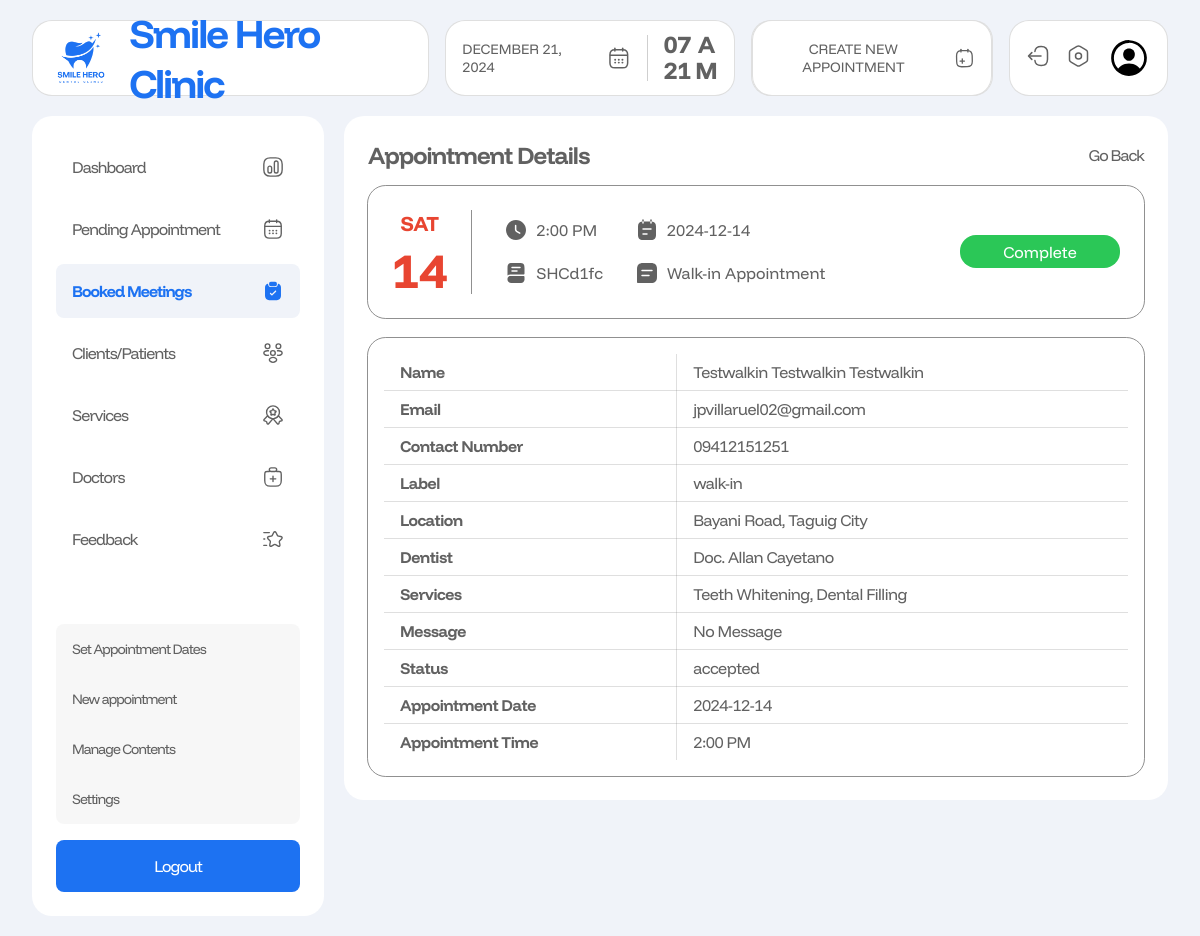
Before: /admin/appointment-details.php?aptId=SHCd1fc (signed in) with the older database file.
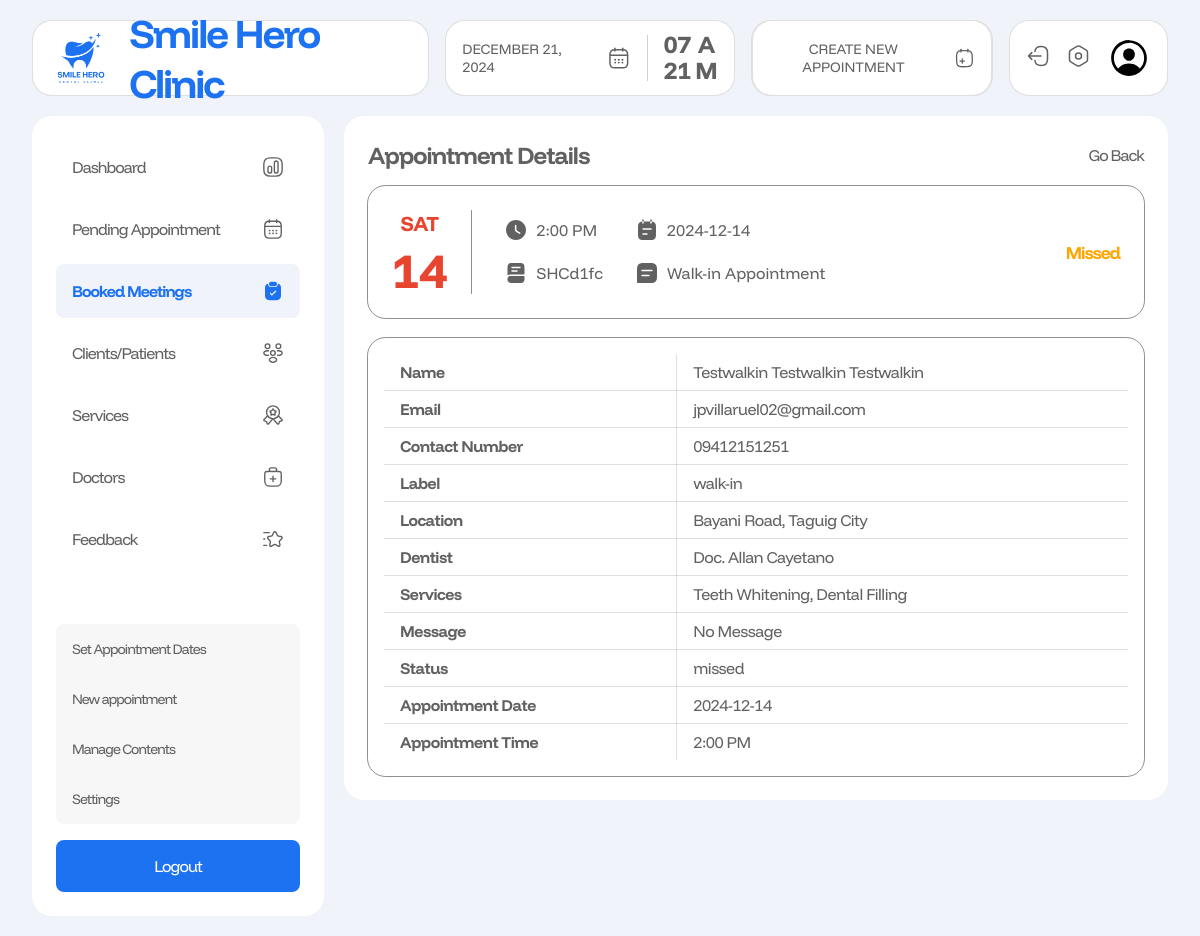
After: the same page with the newer database file.
### tables this page shows
CREATE TABLE `appointments` (
  `user_id` varchar(100) NOT NULL,
  `doctor_id` varchar(100) DEFAULT NULL,
  `appointment_id` varchar(20) NOT NULL,
  `label` varchar(100) NOT NULL,
  `name` varchar(255) NOT NULL,
  `email` varchar(255) NOT NULL,
  `contact` varchar(30) NOT NULL,
  `message` text NOT NULL,
  `date` varchar(30) NOT NULL,
  `time` varchar(30) NOT NULL,
  `service` varchar(100) NOT NULL,
  `location` varchar(100) NOT NULL,
  `status` varchar(50) NOT NULL,
  `created_at` datetime NOT NULL
);

### admin/appointment-details.php (the view, shortened to what the changed rows need)
<?php
require_once '../includes/dbh.inc.php';
$aptId = $_GET['aptId'];
$query = "SELECT * FROM appointments WHERE appointment_id = ?";
$stmt = $conn->prepare($query);
$stmt->bind_param("s", $aptId);
$stmt->execute();
$aptDetailesResult = $stmt->get_result();
?>
<!DOCTYPE html>
<html lang="en">
  <head>
    <link rel="stylesheet" href="../src/dist/styles.css" />
    <link rel="stylesheet" href="https://cdn.jsdelivr.net/npm/flatpickr/dist/flatpickr.min.css">
  </head>
  <body class="admin__page">
    <main class="admin__main">
      <?php include("includes/nav.php"); ?>
      <section class="admin__content">
        <?php if($aptResult =  $aptDetailesResult->fetch_assoc()){ ?>
        <div class="appointment-details-cont">
          <header>
            <div class="header-and-btn">
              <h1>Appointment Details</h1>
              <a href="booked.php">Go Back</a>
            </div>
            <div class="overview-details">
              <div class="details">
                <div class="date">
                  <p class="day" id="weekday">
                  </p>
                  <p class="apt-date" id="date">
                  </p>
                </div>
                <div class="time-apt-id">
                  <p class="time">
                    <img src="../assets/admin_assets/icons/clock.svg" alt="">
                    <?php echo $aptResult['time']; ?>
                  </p>
                  <p class="apt-id">
                    <img src="../assets/admin_assets/icons/book.svg" alt="">
                    <?php echo $aptResult['appointment_id']; ?>
                  </p>
                </div>
                <div class="service-message">
                  <p class="service">
                    <img src="../assets/admin_assets/icons/note-text.svg" alt="">
                    <?php echo $aptResult['date']; ?>
                  </p>
                  <p class="message">
                    <img src="../assets/admin_assets/icons/message-text.svg" alt="">
                    <?php echo $aptResult['label'] != "walk-in" ? "Online Appointment" : "Walk-in Appointment" ?>
                  </p>
                </div>
              </div>
              <div class="actions">
                <?php if($aptResult['status'] === "completed"){ ?>
                  <p class="complete-text">Completed ✓</p>
                <?php } elseif($aptResult['status'] === "canceled"){ ?>
                  <p class="complete-text" style="color: red;">Canceled</p>
                <?php } elseif($aptResult['status'] === "missed"){ ?>
                  <p class="complete-text" style="color: orange;">Missed</p>
                <?php }else{ ?>
                  <div class="btn-container">
                     <form action="includes/complete_apt.php" method="post">
                        <button type="submit" class="complete-btn" id="completeBtn" name="completeBtn" value="complete">Complete</button>
                      </form>
                  </div>
                <?php } ?>
              </div>
            </div>
          </header>
          <div class="table-cont">
            <table>
              <tbody>
                <tr>
                  <td>Name</td>
                  <td><?php echo $aptResult['name']; ?></td>
                </tr>
                <tr>
                  <td>Email</td>
                  <td> <?php echo $aptResult['email']; ?></td>
                </tr>
                <tr>
                  <td>Contact Number</td>
                  <td> <?php echo $aptResult['contact']; ?></td>
                </tr>
                <tr>
                  <td>Label</td>
                  <td> <?php echo $aptResult['label']; ?></td>
                </tr>
                <tr>
                  <td>Location</td>
                  <td>Bayani Road, Taguig City</td>
                </tr>
                <?php
                $doctorName = $aptResult['doctor_id'] ?? null;
                if ($doctorName) {
                    $doctor_query = "SELECT * FROM doctors WHERE doctor_id = ?";
                    $stmt = $conn->prepare($doctor_query);
                    $stmt->bind_param("s", $doctorName);
                    $stmt->execute();
                    $resultDoctorName = $stmt->get_result();
                    $rowDoctors = $resultDoctorName->fetch_assoc();
                    $rowDoctors ?  $doctorFullName = "Doc. " . htmlspecialchars($rowDoctors['first_name']) . " " .
                                                               htmlspecialchars($rowDoctors['last_name'])
                                :  $doctorFullName = "Doctor not found.";
                } else {
                    $doctorFullName = "Doctor information unavailable.";
                }
                ?>
                <tr>
                    <td>Dentist</td>
                    <td><?php echo $doctorFullName; ?></td>
                </tr>
                <tr>
                  <td>Services</td>
                  <td> <?php echo $aptResult['service']; ?></td>
                </tr>
                <tr>
                  <td>Message</td>
                  <td> <?php echo empty($aptResult['message']) ? "No Message" : $aptResult['message']?></td>
                </tr>
                <tr>
                  <td>Status</td>
                  <td><?php echo $aptResult['status']; ?></td>
                </tr>
                <tr>
                  <td>Appointment Date</td>
                  <td><?php echo $aptResult['date']; ?></td>
                </tr>
                <tr>
                  <td>Appointment Time</td>
                  <td><?php echo $aptResult['time']; ?></td>
                </tr>
              </tbody>
            </table>
          </div>
        </div>
      </section>
    </main>
        <?php } ?>
  </body>
</html>

Changed rows visible on the page:
changed appointments "2:00 PM": status "accepted" → "missed"
Other visible differences:
text no longer shown: "Complete"
text now shown: "Missed"
